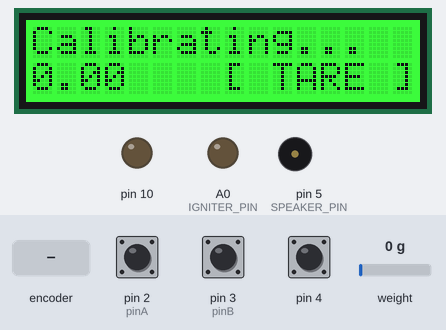
This sketch was run on a simulated Arduino Uno, built with avr-gcc and run on an emulated ATmega328P. On the bench: 16×2 character LCD, output pins drawn as LEDs (lit = HIGH), buzzer (waves = sounding). The inputs (shaded band) are chosen by the test bench; at power-on: pin 4 HIGH, weight on the scale 0 g, pin 2 (pinA) HIGH, pin 3 (pinB) HIGH. Storage starts empty; EEPROM starts erased; what the sketch prints to the serial monitor is not drawn.

Above: at 3.3 s.
3.4 s: rotary encoder on pin 2 (pinA) / pin 3 (pinB) turned 1 step (first pin leading)
At 4.4 s:
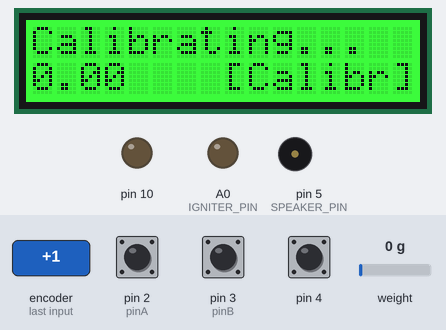
5.2 s: rotary encoder on pin 2 (pinA) / pin 3 (pinB) turned 1 step (first pin leading)
At 6.5 s:
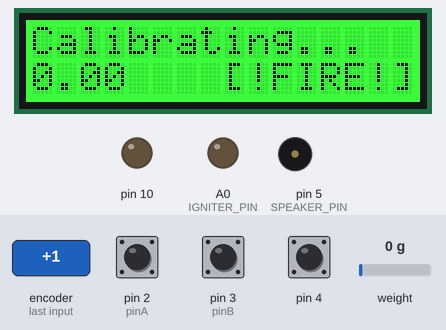
6.9 s: pin 4 pulled LOW for 0.5 s
At 7.99 s:
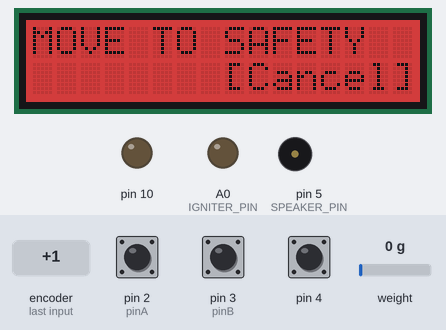
10.2 s: pin 4 pulled LOW for 1 s
At 11.9 s:
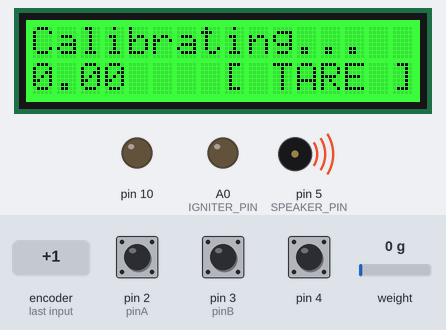
13.1 s: weight on the scale set to 100 g
At 13.9 s:
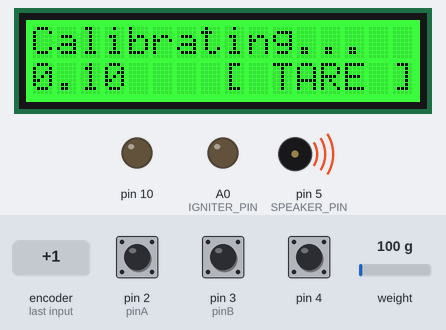
14.7 s: rotary encoder on pin 2 (pinA) / pin 3 (pinB) turned 1 step (first pin leading)
At 16.3 s:
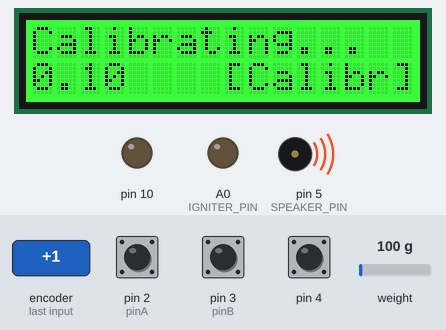
Timing chart, 0 to 17.4 s (numbered marks = the images above; inputs shaded):
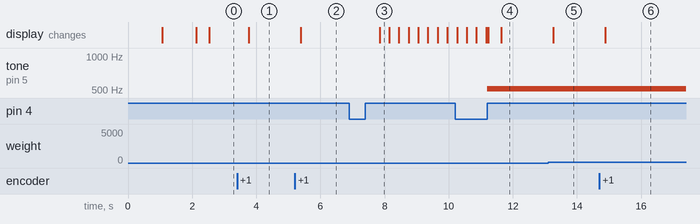

Measured:
- after the input at 3.4 s, the display: changes after 0.36 s (image 1)
- after the input at 5.2 s, the display: changes after 0.19 s (image 2)
- after the input at 6.9 s, the display: changes after 0.94 s (image 3)
- after the input at 10.2 s, tone on pin 5 (SPEAKER_PIN): silent → 515 Hz after 1.0 s; the display: first differs from a run without the input after 1.0 s (image 4 shows a later state)
- after the input at 13.1 s, the display: changes after 0.16 s (image 5)
- after the input at 14.7 s, the display: changes after 0.19 s (image 6)

The sketch:

thrust_bucket_atmega.ino
```cpp
/*
  This example code uses bogde's excellent library: https://github.com/bogde/HX711
*/
#include <avr/pgmspace.h>

#include <SPI.h>


#include <Wire.h>
#include "rgb_lcd.h"
rgb_lcd lcd;


#include "HX711.h"
#define HX711_DOUT  7
#define HX711_CLK  6
HX711 scale(HX711_DOUT, HX711_CLK);


#include "BaseMode.h"
#include "CalibrationMode.h"
#include "CountdownMode.h"
#include "IgniteMode.h"

BaseMode **modes;
int modeIndex = 0;

#include "RotaryEncoder.h"
RotaryEncoder wheel(4);

void buttonDown() {
	modes[modeIndex]->handleButtonDown();
}
void buttonUp() {
	modes[modeIndex]->handleButtonUp();
}

volatile int wheelRotation = 0;

void rotateWheel(int direction) {
  wheelRotation += direction;
}

void setupRotaryEncoder() {
  attachInterrupt(0, interruptA, RISING); // set an interrupt on PinA, looking for a rising edge signal and executing the "PinA" Interrupt Service Routine (below)
  attachInterrupt(1, interruptB, RISING); // set an interrupt on PinB, looking for a rising edge signal and executing the "PinB" Interrupt Service Routine (below)
  wheel.setHandleButtonDown(buttonDown);
  wheel.setHandleButtonUp(buttonUp);
  wheel.setHandleRotate(rotateWheel);
}

void interruptA() {
  wheel.PinA();
}
void interruptB() {
  wheel.PinB();
}

int NUMBER_OF_MODES = 3;


void setup() {

  Serial.begin(9600);
  Serial.println(F("setup()"));

  scale.set_scale();
  scale.tare(); //Reset the scale to 0

  lcd.begin(16, 2);

  modes = (BaseMode **) malloc(NUMBER_OF_MODES * sizeof(BaseMode*));

  modes[0] = new CalibrationMode(&scale, &lcd);
  modes[1] = new CountdownMode(&scale, &lcd);
  modes[2] = new IgniteMode(&scale, &lcd);


  setupRotaryEncoder();
  wheel.checkButton();

  modes[modeIndex]->startMode();
  Serial.println(F("setup complete"));
}


void loop() {

  wheel.checkButton();

  if (wheelRotation != 0) {
	modes[modeIndex]->handleWheelRotation(wheelRotation);
    wheelRotation = 0;
  }

  int changeRequest = modes[modeIndex]->updateMode();

  if (changeRequest != 0) {
	  modeIndex += changeRequest;
	  while (modeIndex >= NUMBER_OF_MODES) modeIndex -= NUMBER_OF_MODES;
	  while (modeIndex < 0) modeIndex += NUMBER_OF_MODES;

	  modes[modeIndex]->startMode();
  }

}
```

.ino.cpp
```cpp
#ifdef __IN_ECLIPSE__
//This is a automatic generated file
//Please do not modify this file
//If you touch this file your change will be overwritten during the next build
//This file has been generated on 2017-02-13 21:28:04

#include "Arduino.h"
#include <avr/pgmspace.h>
#include <SPI.h>
#include <Wire.h>
#include "rgb_lcd.h"
#include "HX711.h"
#define HX711_DOUT  7
#define HX711_CLK  6
#include "BaseMode.h"
#include "CalibrationMode.h"
#include "CountdownMode.h"
#include "IgniteMode.h"
#include "RotaryEncoder.h"
void buttonDown() ;
void buttonUp() ;
void rotateWheel(int direction) ;
void setupRotaryEncoder() ;
void interruptA() ;
void interruptB() ;
void setup() ;
void loop() ;

#include "thrust_bucket_atmega.ino"


#endif
```

BaseMode.cpp
```cpp
#include "BaseMode.h"

BaseMode::BaseMode(HX711 *_scale, rgb_lcd *_lcd) {
  scale = _scale;
  lcd = _lcd;
  functionIndex = 0;
}

void BaseMode::zeroModeChangeRequests() {
	for (int i=0; i<FUNCTION_COUNT; i++) {
		modeFunctions[i]->setChangeModeRequest(0);
	}
}


void BaseMode::startMode() {
	zeroModeChangeRequests();
	functionIndex = 0;
	showFunctionName();
}

void BaseMode::handleButtonDown() {
  modeFunctions[functionIndex]->handleButtonDown();
}

void BaseMode::handleButtonUp() {
  modeFunctions[functionIndex]->handleButtonUp();
}

void BaseMode::handleWheelRotation(int wheelRotation) {

  if (modeFunctions[functionIndex]->trapWheelRotation) {
    modeFunctions[functionIndex]->handleWheelRotation(wheelRotation);
  } else {

    int new_index = functionIndex + wheelRotation;
    while (new_index < 0) {
      new_index += FUNCTION_COUNT;
    }
    while (new_index >= FUNCTION_COUNT) {
      new_index -= FUNCTION_COUNT;
    }

    functionIndex = new_index;
    showFunctionName();

  }
}


void BaseMode::showFunctionName() {
  lcd->setCursor(8,1);
  lcd->print(modeFunctions[functionIndex]->getLabel());
}
```

BaseMode.h
```cpp
#include "rgb_lcd.h"
#include "HX711.h"
#include "BaseModeFunction.h"

#ifndef BASE_MODE
#define BASE_MODE

class BaseMode {

protected:
  void showFunctionName();

  BaseModeFunction **modeFunctions;
  int FUNCTION_COUNT = 0;
  int functionIndex = 0;

  HX711 *scale;
  rgb_lcd *lcd;


public:
  BaseMode(HX711 *_scale, rgb_lcd *_lcd);
  void zeroModeChangeRequests();
  virtual void startMode();
  virtual int updateMode() = 0;
  void handleWheelRotation(int wheelRotation);
  void handleButtonDown();
  void handleButtonUp();
};

#endif
```

BaseModeFunction.cpp
```cpp
#include "BaseModeFunction.h"


BaseModeFunction::BaseModeFunction() {
}
BaseModeFunction::BaseModeFunction(HX711 *_scale, rgb_lcd *_lcd) {
  scale = _scale;
  lcd = _lcd;
  trapWheelRotation = false;
}

void BaseModeFunction::handleWheelRotation(int wheelRotation) {
}
void BaseModeFunction::handleButtonUp() {
}
void BaseModeFunction::handleButtonDown() {
}

int BaseModeFunction::getChangeModeRequest() {
	return changeModeRequest;
}
void BaseModeFunction::setChangeModeRequest(int _change) {
	changeModeRequest = _change;
}
```

BaseModeFunction.h
```cpp
#include "arduino.h"
#include "rgb_lcd.h"
#include "HX711.h"

#ifndef BASE_MODE_FUNCTION
#define BASE_MODE_FUNCTION

class BaseModeFunction {
protected:

  HX711 *scale;
  rgb_lcd *lcd;

  int changeModeRequest = 0;

public:
  bool trapWheelRotation = false;

  BaseModeFunction();
  BaseModeFunction(HX711 *_scale, rgb_lcd *_lcd);

  virtual String getLabel() = 0;

  virtual void handleWheelRotation(int wheelRotation);
  virtual void handleButtonDown();
  virtual void handleButtonUp();

  int getChangeModeRequest();
  void setChangeModeRequest(int _change);
};

#endif
```

CalibrateModeFunction.cpp
```cpp
#include "CalibrateModeFunction.h"
#include <EEPROM.h>

CalibrateModeFunction::CalibrateModeFunction(HX711 *_scale, rgb_lcd *_lcd) :
		BaseModeFunction(_scale, _lcd) {
	scale = _scale;
	lcd = _lcd;
	trapWheelRotation = false;
}

String CalibrateModeFunction::getLabel() {
	return F("[Calibr]");
}

void CalibrateModeFunction::handleButtonDown() {

	if (trapWheelRotation) {
		trapWheelRotation = false;
		lcd->setCursor(0, 0);
		lcd->print(F("Calibrating..."));

		float calibration_factor = scale->get_scale();
	    EEPROM.put(0, calibration_factor);

	} else {
		trapWheelRotation = true;
		adjustmentSize = CALIB_ADJUST_BALLPARK;
	}
}

void CalibrateModeFunction::handleButtonUp() {
	adjustmentSize = CALIB_ADJUST_FINE;
}

void CalibrateModeFunction::handleWheelRotation(int wheelRotation) {

	int newScale = scale->get_scale() + adjustmentSize * wheelRotation;

	scale->set_scale(newScale);

	lcd->setCursor(0, 0);
	lcd->print(newScale);
	lcd->print("  ");
}
```

CalibrateModeFunction.h
```cpp
#include "BaseModeFunction.h"

#define CALIB_ADJUST_BALLPARK 100
#define CALIB_ADJUST_FINE 1

class CalibrateModeFunction : public BaseModeFunction {

private:
	int adjustmentSize = CALIB_ADJUST_FINE;

public:
  CalibrateModeFunction(HX711 *_scale, rgb_lcd *_lcd);
  String getLabel();

  void handleWheelRotation(int wheelRotation);
  void handleButtonDown();
  void handleButtonUp();
};
```

CalibrationMode.cpp
```cpp
#include <EEPROM.h>
#include <math.h>

#include "CalibrationMode.h"
#include "TareModeFunction.h"
#include "CalibrateModeFunction.h"
#include "ChangeModeFunction.h"

CalibrationMode::CalibrationMode(HX711 *_scale, rgb_lcd *_lcd): BaseMode(_scale, _lcd) {

  scale = _scale;
  lcd = _lcd;
  functionIndex = 0;

  EEPROM.get(0, calibration_factor);

  if (isnan(calibration_factor)) {
    calibration_factor = -7050;
    EEPROM.put(0, calibration_factor);
    Serial.print(F("saved calibration factor "));
    Serial.println(calibration_factor);
  } else {
    Serial.print(F("loaded calibration factor "));
    Serial.println(calibration_factor);
  }

  scale->set_scale(calibration_factor);
  scale->tare();
//  long zero_factor = scale->read_average(); //Get a baseline reading


  FUNCTION_COUNT = 3;

  modeFunctions = (BaseModeFunction **) malloc(FUNCTION_COUNT * sizeof(BaseModeFunction*));

  modeFunctions[0] = new TareModeFunction(scale, lcd);
  modeFunctions[1] = new CalibrateModeFunction(scale, lcd);
  modeFunctions[2] = new ChangeModeFunction(F("[!FIRE!]"), 1);

  Serial.println(F("CalibrationMode() complete"));
}

void CalibrationMode::startMode() {

	lcd->clear();
	lcd->setRGB(0, 255, 0);
	lcd->print(F("Calibrating..."));

	BaseMode::startMode();
}


int CalibrationMode::updateMode() {
  Serial.println(F("updateMode()"));

  float measured = scale->get_units(4);

  lcd->setCursor(0,1);
  lcd->print(measured);

  Serial.println(F("updateMode() complete"));

  return modeFunctions[functionIndex]->getChangeModeRequest();
}
```

CalibrationMode.h
```cpp
#include "Arduino.h"
#include <avr/pgmspace.h>
#include "BaseMode.h"
#include "BaseModeFunction.h"

#ifndef CALIBRATION_MODE
#define CALIBRATION_MODE

class CalibrationMode : public BaseMode {

private:
  float calibration_factor;
  HX711 *scale;
  rgb_lcd *lcd;

public:
  CalibrationMode(HX711 *_scale, rgb_lcd *_lcd);
  void startMode();
  int updateMode();
};

#endif
```

ChangeModeFunction.cpp
```cpp
/*
 * AdvanceModeFunction.cpp
 *
 *  Created on: Feb 11, 2017
 *      Author: joebeuckman
 */

#include "ChangeModeFunction.h"

ChangeModeFunction::ChangeModeFunction(String _label, int _direction)
	: label(_label), direction(_direction) {

}

String ChangeModeFunction::getLabel() {
	return label;
}

void ChangeModeFunction::handleButtonUp() {
	changeModeRequest = direction;
}
```

ChangeModeFunction.h
```cpp
/*
 * AdvanceModeFunction.h
 *
 *  Created on: Feb 11, 2017
 *      Author: joebeuckman
 */

#ifndef CHANGEMODEFUNCTION_H_
#define CHANGEMODEFUNCTION_H_

#include "BaseModeFunction.h"

class ChangeModeFunction: public BaseModeFunction {
private:
	String label;
	int direction;
public:
	ChangeModeFunction(String _label, int _direction);

	String getLabel();
	void handleButtonUp();
};

#endif /* CHANGEMODEFUNCTION_H_ */
```

CountdownMode.cpp
```cpp
/*
 * CountdownMode.cpp
 *
 *  Created on: Feb 11, 2017
 *      Author: joebeuckman
 */

#include "Arduino.h"
#include "CountdownMode.h"
#include "ChangeModeFunction.h"

CountdownMode::CountdownMode(HX711 *_scale, rgb_lcd *_lcd): BaseMode(_scale, _lcd) {

  scale = _scale;
  lcd = _lcd;
  functionIndex = 0;

  pinMode(SPEAKER_PIN, OUTPUT);

  FUNCTION_COUNT = 1;

  modeFunctions = (BaseModeFunction **) malloc(FUNCTION_COUNT * sizeof(BaseModeFunction*));

  modeFunctions[0] = new ChangeModeFunction(F("[Cancel]"), -1);

  Serial.println(F("CountdownMode() complete"));
}


void CountdownMode::startMode() {

	lcd->clear();
	lcd->setRGB(200, 0, 0);
	lcd->print(F("MOVE TO SAFETY"));

	timestamp = millis();

	BaseMode::startMode();
}


int CountdownMode::updateMode() {

	int elapsed = millis() - timestamp;

  frequency = elapsed % 1000;
  tone(SPEAKER_PIN, 150 + frequency);

  lcd->setCursor(0,1);
  lcd->print(10.0 - (float)elapsed/1000.0);

  if ( elapsed >= 10000) {
    noTone(SPEAKER_PIN);
    return 1;
  }

  return modeFunctions[functionIndex]->getChangeModeRequest();
}
```

CountdownMode.h
```cpp
/*
 * CountdownMode.h
 *
 *  Created on: Feb 11, 2017
 *      Author: joebeuckman
 */

#ifndef COUNTDOWNMODE_H_
#define COUNTDOWNMODE_H_

#include "BaseMode.h"

#define SPEAKER_PIN 5

class CountdownMode: public BaseMode {
private:
	unsigned long timestamp = 0;
	int frequency = 0;


public:
	CountdownMode(HX711 *_scale, rgb_lcd *_lcd);
	virtual void startMode();
	virtual int updateMode();
};

#endif /* COUNTDOWNMODE_H_ */
```

IgniteMode.cpp
```cpp
/*
 * IgniteMode.cpp
 *
 *  Created on: Feb 11, 2017
 *      Author: joebeuckman
 */

#include "IgniteMode.h"
#include "ChangeModeFunction.h"


IgniteMode::IgniteMode(HX711 *_scale, rgb_lcd *_lcd): BaseMode(_scale, _lcd) {
	scale = _scale;
	lcd = _lcd;
	functionIndex = 0;

	FUNCTION_COUNT = 1;

	modeFunctions = (BaseModeFunction **) malloc(FUNCTION_COUNT * sizeof(BaseModeFunction*));

	modeFunctions[0] = new ChangeModeFunction(F("[Cancel]"), -2);

	setupSDcard();

	Serial.println(F("IgniteMode() complete"));
}


void IgniteMode::setupSDcard() {
	pinMode(IGNITER_PIN, OUTPUT);

	pinMode(SS, OUTPUT);

	if (!SD.begin(chipSelect)) {
		Serial.println(F("SD init failed"));
	}

	thrustDataFilename = findNextFilename();

	//  SdFile::dateTimeCallback(dateTime);
	thrustDataFile = SD.open(thrustDataFilename, O_WRITE | O_CREAT | O_TRUNC);

	if (!thrustDataFile) {
		Serial.print(F("error opening "));
		Serial.println(thrustDataFilename);
	}

	thrustDataFile.println(F("millis\traw\tload"));
}


String IgniteMode::findNextFilename() {

	String prefix = F("THRUST");
	String suffix = F(".TSV");

	String filename;

	int cardinal = 0;
	do {
		filename = prefix + cardinal + suffix;
		cardinal++;
	} while (SD.exists(filename));

	return filename;
}


void IgniteMode::startMode() {

	lcd->clear();
	lcd->setRGB(255, 200, 0);
	lcd->print(F("FIRING!!!"));

	BaseMode::startMode();

	timestamp = millis();
	updateMode();
	digitalWrite(IGNITER_PIN, HIGH);
	timestamp = millis();
}


int IgniteMode::updateMode() {

  unsigned long next_millis = millis();
  int elapsed = next_millis - timestamp;

  double value = scale->get_value(1);

  thrustDataFile.print(elapsed);
  thrustDataFile.print("\t");
  thrustDataFile.print(value);
  thrustDataFile.print("\t");
  thrustDataFile.println(value / scale->get_scale());

  if ( elapsed >= 5000) {
    finish();
    return 1;
  }

  return 0;
}


void IgniteMode::finish() {

	digitalWrite(IGNITER_PIN, LOW);

	thrustDataFile.flush();
	thrustDataFile.close();

	lcd->clear();
	lcd->setRGB(0, 0, 200);

	lcd->setCursor(0, 0);
	lcd->print(thrustDataFilename);

	thrustDataFile = SD.open(thrustDataFilename);
	int size = thrustDataFile.size();
	thrustDataFile.close();

	lcd->setCursor(0, 1);
	lcd->print("wrote ");
	lcd->print(size);
	lcd->print(" bytes.");

	writeDirectoryCsv();

	delay(10000);
}


void IgniteMode::writeDirectoryCsv() {

	File dirFile = SD.open("TESTS.CSV", O_WRITE | O_CREAT | O_TRUNC);

	String prefix = F("THRUST");
	String suffix = F(".TSV");

	String filename;

	int cardinal = 0;
	while (true) {
		filename = prefix + cardinal + suffix;

		if (SD.exists(filename)) {
			dirFile.println(filename);
		} else {
			break;
		}

		cardinal++;
	}

	dirFile.close();
}
```

IgniteMode.h
```cpp
/*
 * IgniteMode.h
 *
 *  Created on: Feb 11, 2017
 *      Author: joebeuckman
 */

#ifndef IGNITEMODE_H_
#define IGNITEMODE_H_

#include <SD.h>
#include "BaseMode.h"

#define IGNITER_PIN A0

class IgniteMode: public BaseMode {
private:
	unsigned long timestamp = 0;
	unsigned long lastMillis = 0;
	const int chipSelect = 8;
	String thrustDataFilename;
	File thrustDataFile;
	void setupSDcard();
	void finish();
	String findNextFilename();

	void writeDirectoryCsv();

public:
	IgniteMode(HX711 *_scale, rgb_lcd *_lcd);
	void startMode();
	int updateMode();
};

#endif /* IGNITEMODE_H_ */
```

RotaryEncoder.cpp
```cpp
#include "RotaryEncoder.h"


void RotaryEncoder::PinA(){
  cli(); //stop interrupts happening before we read pin values
  reading = PIND & 0xC; // read all eight pin values then strip away all but pinA and pinB's values
  if(reading == B00001100 && aFlag) { //check that we have both pins at detent (HIGH) and that we are expecting detent on this pin's rising edge

    if (mRotateCallback != 0) mRotateCallback(-1);

    bFlag = 0; //reset flags for the next turn
    aFlag = 0; //reset flags for the next turn
  }
  else if (reading == B00000100) bFlag = 1; //signal that we're expecting pinB to signal the transition to detent from free rotation
  sei(); //restart interrupts
}

void RotaryEncoder::PinB(){
  cli(); //stop interrupts happening before we read pin values
  reading = PIND & 0xC; //read all eight pin values then strip away all but pinA and pinB's values
  if (reading == B00001100 && bFlag) { //check that we have both pins at detent (HIGH) and that we are expecting detent on this pin's rising edge

    if (mRotateCallback != 0) mRotateCallback(1);

    bFlag = 0; //reset flags for the next turn
    aFlag = 0; //reset flags for the next turn
  }
  else if (reading == B00001000) aFlag = 1; //signal that we're expecting pinA to signal the transition to detent from free rotation
  sei(); //restart interrupts
}

RotaryEncoder::RotaryEncoder(int buttonPin) {

  buttonState = false;
  BUTTON_PIN = buttonPin;

  mRotateCallback = 0;
  mButtonDownCallback = 0;
  mButtonUpCallback = 0;

  aFlag = 0; // let's us know when we're expecting a rising edge on pinA to signal that the encoder has arrived at a detent
  bFlag = 0; // let's us know when we're expecting a rising edge on pinB to signal that the encoder has arrived at a detent (opposite direction to when aFlag is set)
  reading = 0; //somewhere to store the direct values we read from our interrupt pins before checking to see if we have moved a whole detent

  pinMode(BUTTON_PIN, INPUT_PULLUP);
  pinMode(pinA, INPUT_PULLUP); // set pinA as an input, pulled HIGH to the logic voltage (5V or 3.3V for most cases)
  pinMode(pinB, INPUT_PULLUP); // set pinB as an input, pulled HIGH to the logic voltage (5V or 3.3V for most cases)
}


boolean RotaryEncoder::checkButton() {
  boolean newState = digitalRead(BUTTON_PIN);

  if (!newState && buttonState) {
    if (mButtonDownCallback != 0) mButtonDownCallback();
    buttonState = newState;
  }
  else if (newState && !buttonState) {
    if (mButtonUpCallback != 0) mButtonUpCallback();
    buttonState = newState;
  }

  return newState;
}


void RotaryEncoder::setHandleRotate(void (*fptr)(int direction)) { mRotateCallback = fptr; }
void RotaryEncoder::setHandleButtonDown(void (*fptr)(void)) { mButtonDownCallback = fptr; }
void RotaryEncoder::setHandleButtonUp(void (*fptr)(void)) { mButtonUpCallback = fptr; }
```

RotaryEncoder.h
```cpp
#include "Arduino.h"

#ifndef ROTARY_ENCODER
#define ROTARY_ENCODER

#define pinA 2
#define pinB 3

class RotaryEncoder {

private:
  int BUTTON_PIN; // will be pulled high and activated by connecting to 0V
  boolean buttonState;


  volatile byte aFlag; // let's us know when we're expecting a rising edge on pinA to signal that the encoder has arrived at a detent
  volatile byte bFlag; // let's us know when we're expecting a rising edge on pinB to signal that the encoder has arrived at a detent (opposite direction to when aFlag is set)
  volatile byte reading; //somewhere to store the direct values we read from our interrupt pins before checking to see if we have moved a whole detent

  void (*mRotateCallback)(int direction);
  void (*mButtonDownCallback)(void);
  void (*mButtonUpCallback)(void);

public:

  void PinA();
  void PinB();

  RotaryEncoder(int buttonPin);

  boolean checkButton();

  void setHandleRotate(void (*fptr)(int direction));
  void setHandleButtonDown(void (*fptr)(void));
  void setHandleButtonUp(void (*fptr)(void));
};

#endif
```

Source omitted: TareModeFunction.cpp (325 bytes), TareModeFunction.h (193 bytes)
